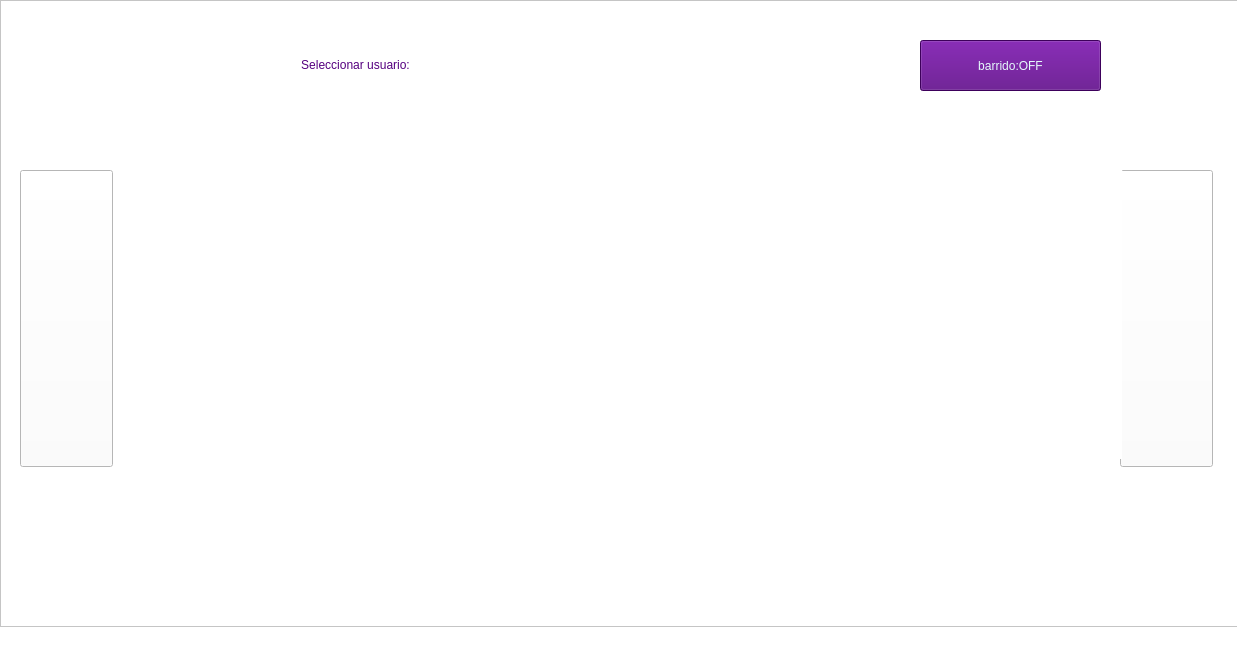
<?xml version="1.0" encoding="UTF-8"?>
<ui version="4.0">
 <class>MainWindow</class>
 <widget class="QMainWindow" name="MainWindow">
  <property name="geometry">
   <rect>
    <x>0</x>
    <y>0</y>
    <width>1237</width>
    <height>670</height>
   </rect>
  </property>
  <property name="windowTitle">
   <string>MainWindow</string>
  </property>
  <property name="styleSheet">
   <string notr="true">background-color: rgb(255, 255, 255);</string>
  </property>
  <widget class="QWidget" name="centralwidget">
   <widget class="QFrame" name="frame">
    <property name="geometry">
     <rect>
      <x>0</x>
      <y>0</y>
      <width>1263</width>
      <height>627</height>
     </rect>
    </property>
    <property name="styleSheet">
     <string notr="true">
background-image: url(:/resources/resources/left.png);</string>
    </property>
    <property name="frameShape">
     <enum>QFrame::StyledPanel</enum>
    </property>
    <property name="frameShadow">
     <enum>QFrame::Raised</enum>
    </property>
    <widget class="QPushButton" name="boton_adelante">
     <property name="geometry">
      <rect>
       <x>1120</x>
       <y>170</y>
       <width>93</width>
       <height>297</height>
      </rect>
     </property>
     <property name="sizePolicy">
      <sizepolicy hsizetype="Fixed" vsizetype="Ignored">
       <horstretch>0</horstretch>
       <verstretch>0</verstretch>
      </sizepolicy>
     </property>
     <property name="minimumSize">
      <size>
       <width>93</width>
       <height>297</height>
      </size>
     </property>
     <property name="styleSheet">
      <string notr="true">background-image: url(:/resource/resources/right.png);</string>
     </property>
     <property name="text">
      <string/>
     </property>
    </widget>
    <widget class="QPushButton" name="boton_atras">
     <property name="geometry">
      <rect>
       <x>20</x>
       <y>170</y>
       <width>93</width>
       <height>297</height>
      </rect>
     </property>
     <property name="sizePolicy">
      <sizepolicy hsizetype="Fixed" vsizetype="Ignored">
       <horstretch>0</horstretch>
       <verstretch>0</verstretch>
      </sizepolicy>
     </property>
     <property name="minimumSize">
      <size>
       <width>93</width>
       <height>297</height>
      </size>
     </property>
     <property name="styleSheet">
      <string notr="true">
background-image: url(:/resource/resources/left.png);</string>
     </property>
     <property name="text">
      <string/>
     </property>
    </widget>
    <widget class="QLabel" name="label">
     <property name="geometry">
      <rect>
       <x>100</x>
       <y>30</y>
       <width>511</width>
       <height>71</height>
      </rect>
     </property>
     <property name="styleSheet">
      <string notr="true">
color: rgb(85, 0, 127);
font: 87 30pt &quot;Segoe UI Black&quot;;</string>
     </property>
     <property name="text">
      <string>&lt;html&gt;&lt;head/&gt;&lt;body&gt;&lt;p align=&quot;center&quot;&gt;Seleccionar usuario:&lt;/p&gt;&lt;/body&gt;&lt;/html&gt;</string>
     </property>
    </widget>
    <widget class="QPushButton" name="botonbarrido">
     <property name="geometry">
      <rect>
       <x>920</x>
       <y>40</y>
       <width>181</width>
       <height>51</height>
      </rect>
     </property>
     <property name="styleSheet">
      <string notr="true">color:#E6FAFC;
font: 87 16pt &quot;Segoe UI Black&quot;;

background-color: rgb(85, 0, 127);</string>
     </property>
     <property name="text">
      <string>barrido:OFF</string>
     </property>
    </widget>
    <widget class="usercard" name="card1" native="true">
     <property name="geometry">
      <rect>
       <x>130</x>
       <y>130</y>
       <width>232</width>
       <height>329</height>
      </rect>
     </property>
    </widget>
    <widget class="usercard" name="card2" native="true">
     <property name="geometry">
      <rect>
       <x>380</x>
       <y>130</y>
       <width>233</width>
       <height>329</height>
      </rect>
     </property>
    </widget>
    <widget class="usercard" name="card3" native="true">
     <property name="geometry">
      <rect>
       <x>640</x>
       <y>130</y>
       <width>232</width>
       <height>329</height>
      </rect>
     </property>
    </widget>
    <widget class="usercard" name="card4" native="true">
     <property name="geometry">
      <rect>
       <x>890</x>
       <y>130</y>
       <width>232</width>
       <height>329</height>
      </rect>
     </property>
    </widget>
   </widget>
  </widget>
  <widget class="QMenuBar" name="menubar">
   <property name="geometry">
    <rect>
     <x>0</x>
     <y>0</y>
     <width>1237</width>
     <height>21</height>
    </rect>
   </property>
  </widget>
  <widget class="QStatusBar" name="statusbar"/>
 </widget>
 <customwidgets>
  <customwidget>
   <class>usercard</class>
   <extends>QWidget</extends>
   <header>usercard.h</header>
   <container>1</container>
  </customwidget>
 </customwidgets>
 <resources/>
 <connections/>
</ui>
